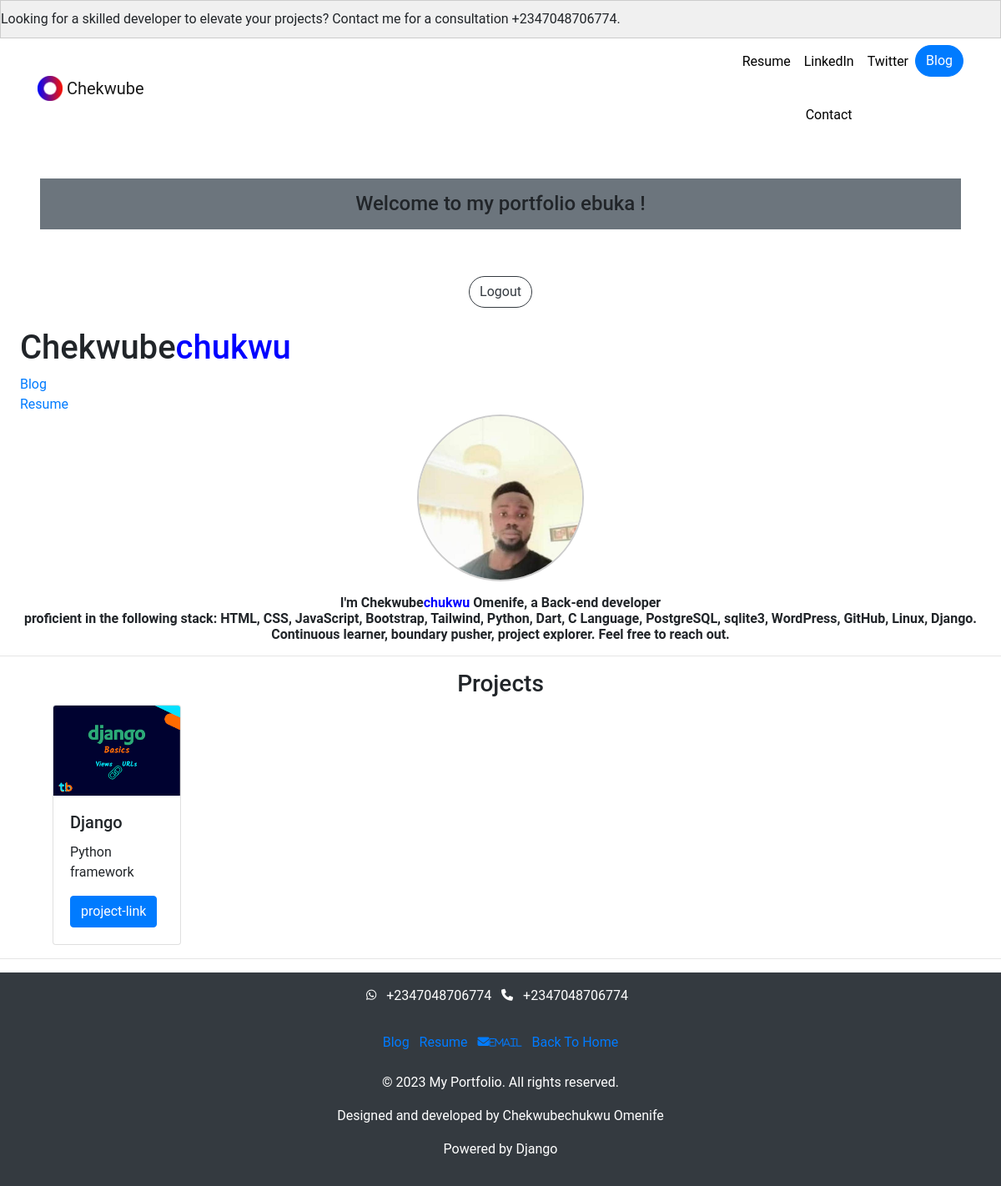
The app's page / (signed in) with its own data.
### portfolio/models.py (models this page shows, shortened)
class Project(models.Model):
    title = models.CharField(max_length=100)
    description = models.CharField(max_length=250)
    image = models.ImageField(upload_to="portfolio/images/")
    url = models.URLField(blank=True)

### portfolio/views.py (the view)
# urls.py: 2. Add a URL to urlpatterns:  path('', views.home, name='home')
@login_required
def home(request):
    projects = Project.objects.all()
    return render(request, "portfolio/home.html", {"projects": projects})

### portfolio/templates/portfolio/home.html
{% extends 'portfolio/base.html' %} {% block content %}
<h1 class="mx-4">Chekwube<span style="color: blue">chukwu</span></h1>
{% load static %}
<a class="mx-4" href="{% url 'blog:all_blogs' %}" target="_blank">Blog</a>
<br />
<a class="mx-4" href="{% static 'portfolio/mycv.pdf' %}">Resume</a>
<br />
<div class="col-12 d-flex justify-content-center align-items-center mb-3">
  <div class="circular-image-container">
    <img
      class="circular-image"
      src="{% static 'portfolio/cheche2.jpeg'%}"
      class="card mx-auto d-block"
      width="300"
      height="300"
      alt="my-photo"
    />
  </div>
</div>
<h1 class="bio" d-flex justify-content-center>
  I'm Chekwube<span style="color: blue">chukwu</span> Omenife, a Back-end
  developer <br />proficient in the following stack: HTML, CSS, JavaScript,
  Bootstrap, Tailwind, Python, Dart, C Language, PostgreSQL, sqlite3, WordPress, GitHub,
  Linux, Django.
  <p>
    Continuous learner, boundary pusher, project explorer. Feel free to reach
    out.
  </p>
</h1>
<hr />
<h3 class="text-center">Projects</h3>
<div class="row mx-5">
  {% for project in projects %}
  <div class="col-md-2">
    <div class="card">
      <img
        src="{{ project.image.url }}"
        class="card-img-top"
        alt="{{ project.title }}"
      />
      <div class="card-body">
        <h5 class="card-title">{{ project.title }}</h5>
        <p class="card-text">{{ project.description }}</p>
        {% if project.url %}
        <a href="{{ project.url }}" class="btn btn-primary">project-link</a>
        {% endif %}
      </div>
    </div>
  </div>
  {% endfor %}
</div>
{% endblock %}

### portfolio/templates/portfolio/base.html (shortened to what this page needs)
{% load static %}
<!doctype html>
<html lang="en">
<head>
  <link rel="stylesheet" href="https://stackpath.bootstrapcdn.com/bootstrap/4.4.1/css/bootstrap.min.css">
  <link rel="stylesheet" href="{% static "portfolio/custom.css" %}">
  <link rel="stylesheet" href="https://cdnjs.cloudflare.com/ajax/libs/font-awesome/6.5.1/css/all.min.css" />
</head>
<body>
                  <div class="marquee-container">
        <div class="marquee">
        Looking for a skilled developer to elevate your projects? Contact me for a consultation +2347048706774.
        </div>
    </div>
  <nav id="topNav" class="navbar navbar-expand-md navbar-light ">
    <div class="container ">
      <a class="navbar-brand btn-outline-light rounded-pill" href="{% url 'home' %}">
        <img src="{% static "portfolio/Logo.png" %}" width="30" height="30" class="d-inline-block align-top" alt="Nick's Logo">
        <span>Chekwube</span>
      </a>
      <div class="collapse navbar-collapse text-center" id="navbarNav">
        <ul class="navbar-nav ml-auto">
          <li class="nav-item">
            <a class="nav-link btn-outline-light rounded-pill" href="{% static "portfolio/cv.pdf" %}"download="resume.pdf target="_blank">Resume</a>
          </li>
          <li class="nav-item">
            <a class="nav-link btn-outline-light rounded-pill" href="https://www.linkedin.com/ebukaomenife" target="_blank">LinkedIn</a><br>
            <a class="nav-link btn-outline-light rounded-pill" href="{% url 'contact_me' %}" target="_blank">Contact</a>
          </li>
          <li class="nav-item">
            <a class="nav-link btn-outline-light rounded-pill" href="https://twitter.com/xcheche" target="_blank">Twitter</a>
          </li>
          <li>
            <a role="button" href="{% url 'blog:all_blogs' %}" class="btn btn-primary rounded-pill" target="_blank">Blog</a>
          </li>
        </ul>
      </div>
    </div>
  </nav>
  {% if user.is_authenticated %}
<h4 class="text-center bg bg-secondary p-3 m-5"> Welcome to my portfolio {{ user.username }} !</h4>
<form action="{% url 'logoutuser' %}" method="POST" class="text-center">
    <button type="submit" class="btn btn-outline-dark rounded-pill mt-2">Logout</button>
</form><br>
{% else %}
<a href="{% url 'signupuser' %}" class="btn btn-outline-dark rounded-pill mx-5">Sign Up</a>
<a href="{% url 'loginuser' %}" class="btn btn-outline-dark rounded-pill">Login</a>
{% endif %}
    {% block content %}{% endblock %}
</body>
<hr>
<footer class="container-fluid bg-dark text-white py-3" >
  <div class="row">
    <div class="col">  <p>
        <i class="fab fa-whatsapp fa-sm"></i> <a href="tel:+2347048706774" class="text-white mx-2"> +2347048706774</a>
        <i class="fa fa-phone fa-sm"></i> <a href="tel:+2347048706774" class="text-white mx-2"> +2347048706774</a>
        <br>
      </p>
    </div>
  </div>
<div  style="text-decoration: none"   class="row d-flex justify-content-center  align-items-center m-2 p-2 mb-3 ">
    <a href="{% url 'blog:all_blogs' %}" class="blog">Blog</a>&nbsp; &nbsp;
  <a href="{% static 'portfolio/mycv.pdf' %}" class="resume">Resume</a>&nbsp; &nbsp;
  <a href="mailto:checheomenife@gmail.com" class="fa fa-envelope fa-sm"><small>email</small></a>&nbsp; &nbsp;
  <a href="/">Back To Home</a>
</div>
 <p>&copy; 2023 My Portfolio. All rights reserved.</p>
      <p>Designed and developed by Chekwubechukwu Omenife</p>
      <p>Powered by Django</p>
</footer>
</html>

### portfolio/static/portfolio/custom.css (style rules this page uses)
.navbar-nav .nav-link { color: rgba(0,0,0,1) !important; }
body { font-family: 'roboto', sans-serif; }
footer { text-align: center; }
.bio { font-size: 1rem; font-weight: bold; text-align: center; margin-bottom: 1rem; }
.circular-image-container { width: 200px; height: 200px; overflow: hidden; border-radius: 50%; border: 2px solid #ccc; display: flex; justify-content: center; align-items: center; }
.circular-image { width: 120%; height: auto; display: block; }
.marquee-container { width: 100%; overflow: hidden; background-color: #f0f0f0; border: 1px solid #ccc; padding: 10px 0; margin: auto; }
.marquee { display: inline-block; white-space: nowrap; animation: marquee 25s linear infinite; }

### records on screen
Project: image (picture), title "Django", description "Python framework"

### other values on screen
{{ user.username }} "ebuka"
